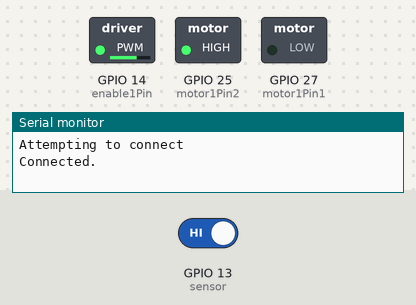
The sketch below on a simulated ESP32. On the bench: switched loads named in the sketch (green lamp = pin HIGH), the last lines printed to the serial monitor. Inputs (shaded band) come from the test bench; at power-on: GPIO 13 (sensor) HIGH. WiFi joins after 1.5 s; servers stay silent unless stated.

Above: at 8.2 s.
8.3 s: GPIO 13 (sensor) driven LOW
At 8.9 s:
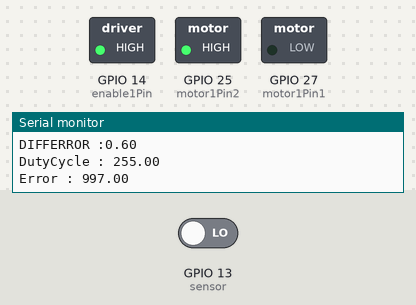
Timing chart, 0 to 11.3 s (numbered marks = the images above; inputs shaded):
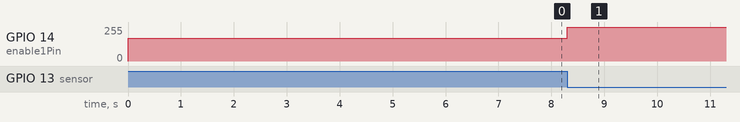

Measured:
- after the input at 8.3 s, GPIO 14 (enable1Pin): 169/255 → 255/255 at once

The sketch:

sud.ino
```cpp
// Motor A
int motor1Pin1 = 27;
int motor1Pin2 = 25;
int enable1Pin = 14;

int sensor = 13;
unsigned long start_time = 0;
unsigned long end_time = 0;
int steps = 0;
float steps_old = 0;
float temp = 0;
float rps = 0;
float rpm = 0;
float error = 0;

// Setting PWM properties
const int freq = 30000;
const int pwmChannel = 0;
const int resolution = 8;
int dutyCycle = 255;
float consspeed = 1000;
float voltage = 4.26;
float area = 0, currtime = millis(), prevtime = millis();
float preverror = 0;
float var = 0;

#include <WiFi.h>
double Setpoint, Input, Output;

// Specify the links and initial tuning parameters
double Kp = 0.3, Ki = 0.005, Kd = 5;

#include "ThingSpeak.h"

const char *ssid = "Galaxy M21142D";   // your network SSID (name)
const char *password = "123456789"; // your network password

WiFiClient client;

unsigned long myChannelNumber = 1848145;
const char *myWriteAPIKey = "GV7P12GFV84Y7NYE";

// Timer variables
unsigned long lastTime = 0;
unsigned long timerDelay = 30000;

float prop()
{
    error = consspeed - rpm;
    float voltage = Kp * error;
    return voltage;
}
float integral()
{
    error = consspeed - rpm;
    float dt = currtime - prevtime;
    dt = dt / 1000;
    area = area + (error * dt);
    area = Ki * area;
    Serial.print("Area : ");
    Serial.println(area);
    return area;
}
float diff()
{
    float differror = consspeed - rpm - preverror;
    float dt = currtime - prevtime;
    Serial.print("DIFFERROR :");
    Serial.println(differror * Kd / dt);
    float slope = differror * Kd / dt;
    error = consspeed - rpm;
    return slope;
}
void setup()
{
    // sets the pins as outputs:
    pinMode(motor1Pin1, OUTPUT);
    pinMode(motor1Pin2, OUTPUT);
    pinMode(enable1Pin, OUTPUT);

    // configure LED PWM functionalitites
    ledcSetup(pwmChannel, freq, resolution);

    // attach the channel to the GPIO to be controlled
    ledcAttachPin(enable1Pin, pwmChannel);
    ledcWrite(pwmChannel, 170);
    Serial.begin(115200);
    WiFi.mode(WIFI_STA);

    ThingSpeak.begin(client); // Initialize ThingSpeak

    // testing
    //  Serial.print("Testing DC Motor...");

    // lcd.begin(16, 2);
    pinMode(sensor, INPUT_PULLUP);
    // lcd.setCursor(0,0);
    //    Serial.print(" STEPS - 0");
    // lcd.setCursor(0,1);
    //    Serial.print(" RPS   - 0.00");

    digitalWrite(motor1Pin1, LOW);
    digitalWrite(motor1Pin2, HIGH);
    delay(2000);

    if (WiFi.status() != WL_CONNECTED)
        {
            Serial.print("Attempting to connect");
            while (WiFi.status() != WL_CONNECTED)
            {
                WiFi.begin(ssid, password);
                delay(5000);
            }
            Serial.println("\nConnected.");
        }

}

void loop()
{

    preverror = error;

    // Move the DC motor forward at maximum speed

    // ledcWrite(pwmChannel, dutyCycle );
    // delay(100);

    start_time = millis();
    end_time = start_time + 1000;
    while (millis() < end_time)
    {
        if (digitalRead(sensor))
        {
            steps = steps + 1;
            while (digitalRead(sensor))
                ;
        }
    }
    temp = steps - steps_old;
    steps_old = steps;
    rps = temp / 20;

    rpm = rps * 60;
    Serial.print("rpm : ");
    Serial.println(rpm);
    currtime = millis();
    voltage = voltage + prop() + integral() + diff();
    float a = 255 * voltage / 12;
    if (a > 255.00)
    {
        a = 255;
    }
    float curdutycycle = max(a, var);
    Serial.print("DutyCycle : ");
    Serial.println(curdutycycle);
    Serial.print("Error : ");
    Serial.println(error);
    ledcWrite(pwmChannel, curdutycycle);
    prevtime = currtime;
    // preverror = error;

    //int x = ThingSpeak.writeField(myChannelNumber, 1, rpm, myWriteAPIKey);

    if (200!= 200)
    {
        Serial.println("Channel update successful.");
    }
    //    else{
    //      Serial.println("Problem updating channel. HTTP error code " + String(x));
    //    }

    //    delay(1000);
}
```
